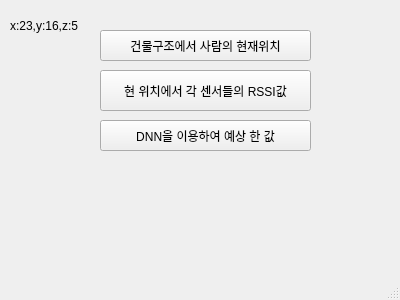
<?xml version="1.0" encoding="UTF-8"?>
<ui version="4.0">
 <class>MainWindow</class>
 <widget class="QMainWindow" name="MainWindow">
  <property name="geometry">
   <rect>
    <x>0</x>
    <y>0</y>
    <width>400</width>
    <height>300</height>
   </rect>
  </property>
  <property name="windowTitle">
   <string>TestCase5 - (23, 16, 5)</string>
  </property>
  <widget class="QWidget" name="centralwidget">

   <widget class="QPushButton" name="btn1">
    <property name="geometry">
     <rect>
      <x>100</x>
      <y>70</y>
      <width>211</width>
      <height>41</height>
     </rect>
    </property>
    <property name="text">
     <string>현 위치에서 각 센서들의 RSSI값</string>
    </property>
   </widget>

   <widget class="QLabel" name="label">
    <property name="geometry">
     <rect>
      <x>10</x>
      <y>15</y>
      <width>81</width>
      <height>21</height>
     </rect>
    </property>
    <property name="text">
     <string>x:23,y:16,z:5</string>
    </property>
   </widget>
   <widget class="QPushButton" name="btn2">
    <property name="geometry">
     <rect>
      <x>100</x>
      <y>120</y>
      <width>211</width>
      <height>31</height>
     </rect>
    </property>
    <property name="text">
     <string>DNN을 이용하여 예상 한 값</string>
    </property>
   </widget>
   <widget class="QPushButton" name="btn3">
    <property name="geometry">
     <rect>
      <x>100</x>
      <y>30</y>
      <width>211</width>
      <height>31</height>
     </rect>
    </property>
    <property name="text">
     <string>건물구조에서 사람의 현재위치</string>
    </property>
   </widget>
  </widget>
  <widget class="QMenuBar" name="menubar">
   <property name="geometry">
    <rect>
     <x>0</x>
     <y>0</y>
     <width>400</width>
     <height>21</height>
    </rect>
   </property>
  </widget>
  <widget class="QStatusBar" name="statusbar"/>
 </widget>
 <resources/>
 <connections/>
</ui>
